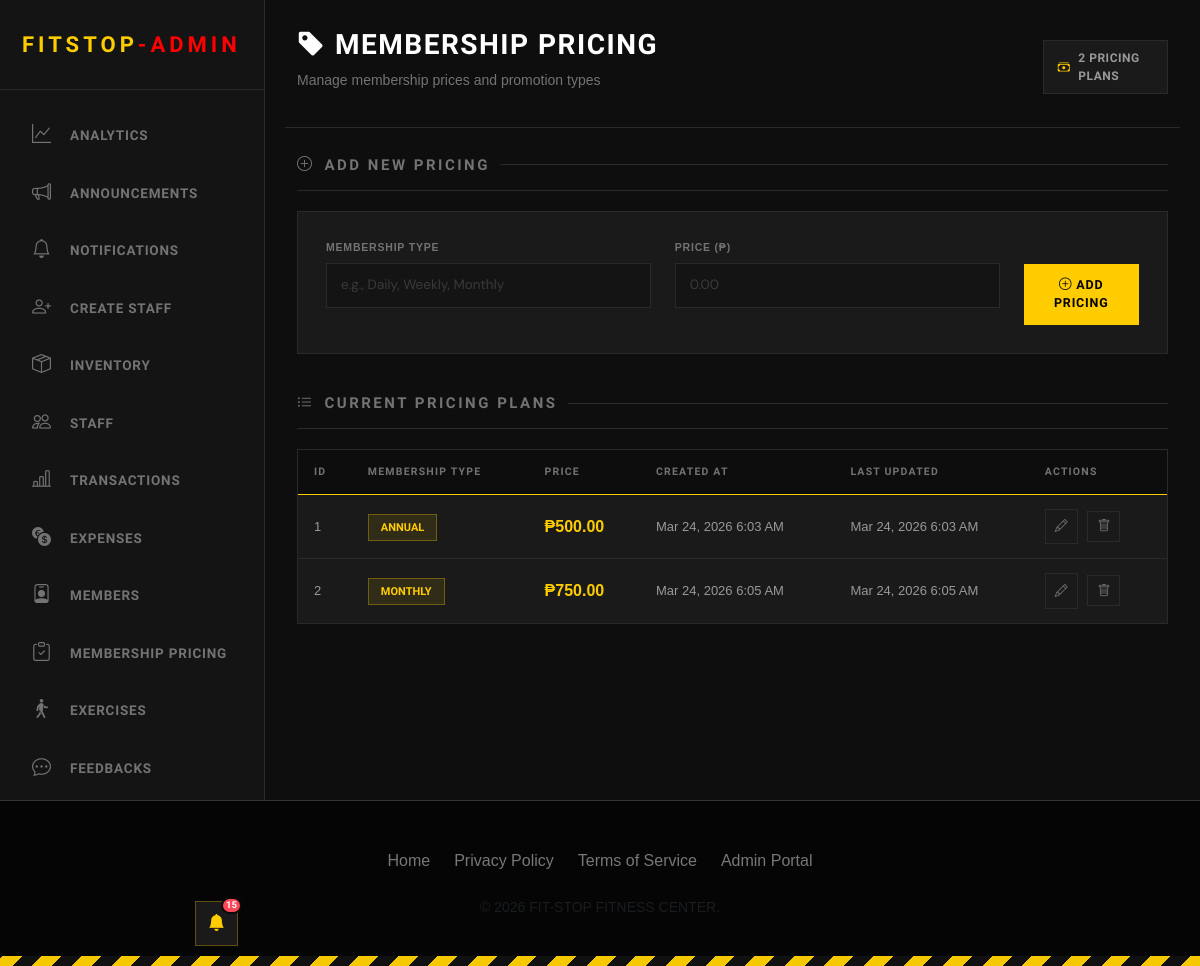
/admin/membership_pricing.php (signed in), run on an earlier commit of the app's database.
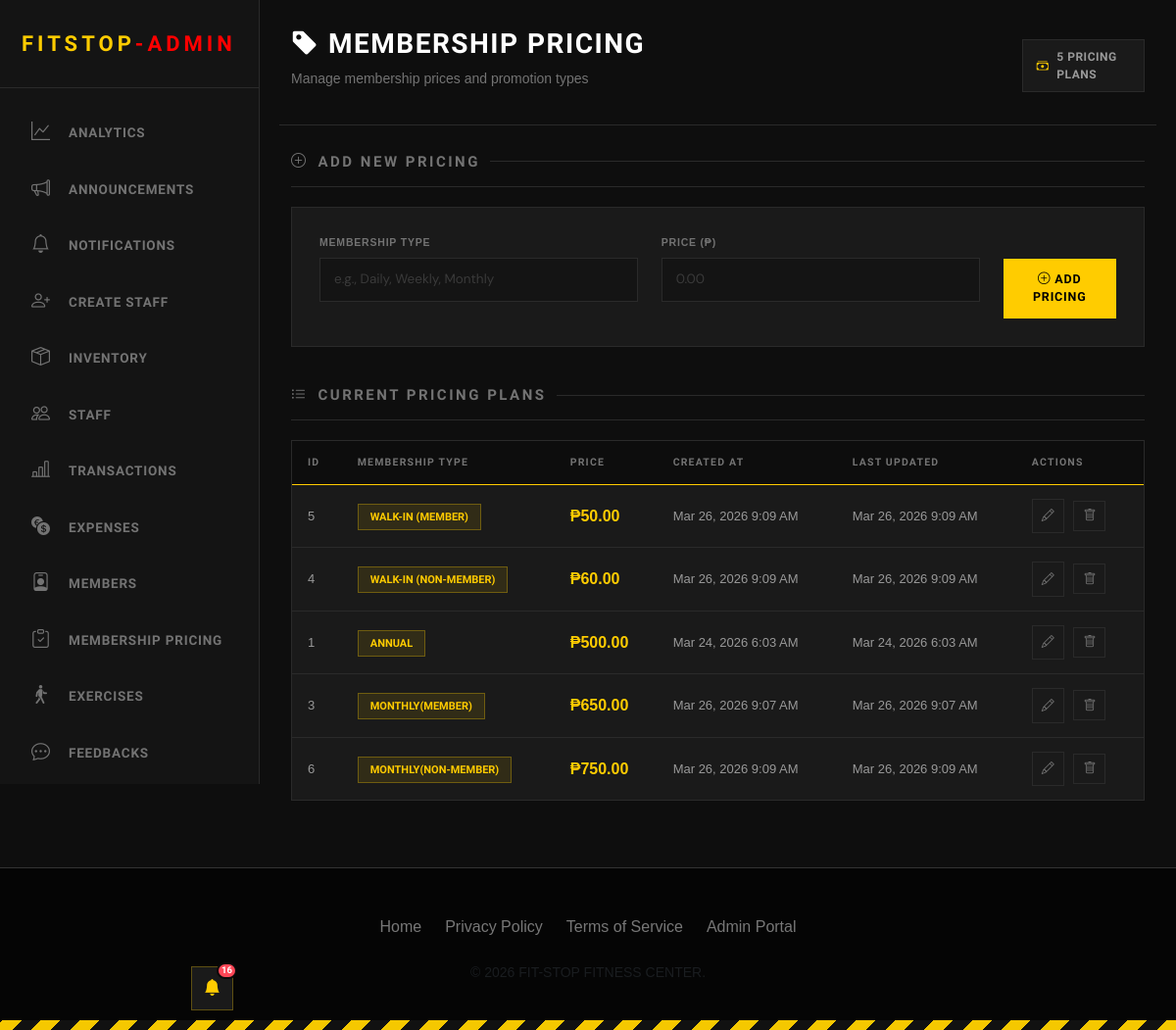
And on a later commit of the database.
### tables this page shows
CREATE TABLE membership_price (     m_price_id INTEGER PRIMARY KEY AUTOINCREMENT,     price REAL NOT NULL,       promo_type TEXT,     created_at DATETIME DEFAULT CURRENT_TIMESTAMP,     updated_at DATETIME DEFAULT CURRENT_TIMESTAMP );

### admin/membership_pricing.php (the view, shortened to what this page needs)
<?php
include("../Login/connection.php");
$stmt = $pdo->query("SELECT * FROM membership_price ORDER BY price ASC");
$pricing = $stmt->fetchAll();
?>
<!DOCTYPE html>
<html>
<head>
    <link rel="stylesheet" href="styles.css">
    <link rel="stylesheet" href="https://cdn.jsdelivr.net/npm/bootstrap-icons@1.11.0/font/bootstrap-icons.css">
    <link href="https://cdn.jsdelivr.net/npm/bootstrap@5.3.8/dist/css/bootstrap.min.css" rel="stylesheet"
>
</head>
<body>
    <?php include('includes/header_admin.php') ?>
    <div class="main-content">
        <div class="topbar row">
            <div class="topbar-left col-sm-12 col-xl-6">
                <h1><i class="bi bi-tag-fill"></i> Membership Pricing</h1>
                <p>Manage membership prices and promotion types</p>
            </div>
            <div class="topbar-right col-sm-12 col-xl-2 col-xl-offset-4">
                <div class="topbar-badge">
                    <i class="bi bi-cash-stack"></i>
                    <span><?php echo count($pricing); ?> Pricing Plans</span>
                </div>
            </div>
        </div>
        <section>
            <h2><i class="bi bi-plus-circle"></i> Add New Pricing</h2>
            <div class="registration-card">
                <form method="POST" id="addPricingForm">
                    <div class="row">
                        <div class="form-group col-sm-12 col-xl-5">
                            <label class="form-label">Membership Type</label>
                            <input type="text" name="promo_type" class="form-input text-only"
                                placeholder="e.g., Daily, Weekly, Monthly" maxlength="50" required>
                        </div>
                        <div class="form-group col-sm-12 col-xl-5">
                            <label class="form-label">Price (₱)</label>
                            <input type="text" name="price" class="form-input number-only" placeholder="0.00"
                                maxlength="10" required>
                        </div>
                        <div class="form-group col-sm-12 col-xl-2 mt-4">
                            <button type="submit" class="btn-primary">
                                <i class="bi bi-plus-circle"></i> Add Pricing
                            </button>
                        </div>
                    </div>
                </form>
            </div>
        </section>
        <section>
            <h2><i class="bi bi-list-ul"></i> Current Pricing Plans</h2>
            <div class="inventory-table">
                <table>
                    <thead>
                        <tr>
                            <th>ID</th>
                            <th>Membership Type</th>
                            <th>Price</th>
                            <th>Created At</th>
                            <th>Last Updated</th>
                            <th>Actions</th>
                        </tr>
                    </thead>
                    <tbody>
                        <?php if (count($pricing) > 0): ?>
                            <?php foreach ($pricing as $plan): ?>
                                <tr>
                                    <td><?php echo $plan['m_price_id']; ?></td>
                                    <td>
                                        <span
                                            style="padding: 6px 12px; background: rgba(255, 204, 0, 0.1); border: 1px solid rgba(255, 204, 0, 0.3); color: var(--hazard); font-weight: 700; text-transform: uppercase; font-size: 11px; font-family: 'Chakra Petch', sans-serif;">
                                            <?php echo htmlspecialchars($plan['promo_type']); ?>
                                        </span>
                                    </td>
                                    <td>
                                        <strong
                                            style="color: var(--hazard); font-size: 16px;">₱<?php echo number_format($plan['price'], 2); ?></strong>
                                    </td>
                                    <td><?php echo date('M d, Y g:i A', strtotime($plan['created_at'])); ?></td>
                                    <td><?php echo date('M d, Y g:i A', strtotime($plan['updated_at'])); ?></td>
                                    <td>
                                        <button class="btn-icon"
                                            onclick="editPrice(<?php echo htmlspecialchars(json_encode($plan)); ?>)">
                                            <i class="bi bi-pencil"></i>
                                        </button>
                                        <a href="?delete=<?php echo $plan['m_price_id']; ?>" class="btn-icon"
                                            onclick="return confirm('Delete this pricing plan?')">
                                            <i class="bi bi-trash"></i>
                                        </a>
                                    </td>
                                </tr>
                            <?php endforeach; ?>
                        <?php endif; ?>
                    </tbody>
                </table>
            </div>
        </section>
    </div>
    <?php include('includes/footer_admin.php') ?>
</body>
</html>

### admin/includes/header_admin.php (shortened to what this page needs)
<?php
include('../login/connection.php');
$unread_stmt = $pdo->query("SELECT COUNT(*) as count FROM notification_history WHERE is_read = 0");
$unread_count = $unread_stmt->fetch()['count'];
?>
<head>
    <link rel="stylesheet" href="../staff/staff.css">
    <link href="../styles.css" rel="stylesheet">
    <link rel="stylesheet" href="https://cdnjs.cloudflare.com/ajax/libs/font-awesome/6.4.0/css/all.min.css">
    <link rel="stylesheet" href="https://cdn.jsdelivr.net/npm/bootstrap-icons@1.11.0/font/bootstrap-icons.css">
</head>
<body>
    <div style="position: fixed; bottom: 20px; left: calc(var(--sidebar-w) - 70px); z-index: 1001;">
        <div class="notif-wrapper">
            <button class="notif-bell-btn" id="notifBellBtn">
                <i class="bi bi-bell-fill"></i>
                <?php if ($unread_count > 0): ?>
                    <span class="notif-badge"><?php echo $unread_count; ?></span>
                <?php endif; ?>
            </button>
        </div>
    </div>
    <div class="sidebar">
        <div class="sidebar-header">
            <span class="logo-text">FITSTOP<span style="color:red;">-ADMIN</span></span>
        </div>
        <ul class="menu">
            <li onclick="location.href='Admin_Landing_Page.php'"><i class="bi bi-graph-up"></i><span>Analytics</span>
            </li>
            <li onclick="location.href='create_announcement.php'"><i
                    class="bi bi-megaphone"></i><span>Announcements</span></li>
            <li onclick="location.href='notification.php'"><i class="bi bi-bell"></i><span>Notifications</span></li>
            <li onclick="location.href='create_staff.php'"><i class="bi bi-person-plus"></i><span>Create Staff</span>
            </li>
            <li onclick="location.href='view_inventory.php'"><i class="bi bi-box-seam"></i><span>Inventory</span></li>
            <li onclick="location.href='view_staff.php'"><i class="bi bi-people"></i><span>Staff</span></li>
            <li onclick="location.href='transaction.php'"><i class="bi bi-bar-chart-line"></i><span>Transactions</span>
            </li>
            <li onclick="location.href='expenses.php'"><i class="bi bi-currency-exchange"></i><span>Expenses</span>
            </li>
            <li onclick="location.href='view_members.php'"><i class="bi bi-person-badge"></i><span>Members</span></li>
            <li onclick="location.href='membership_pricing.php'"><i class="bi bi-clipboard-check"></i><span>Membership
                    Pricing</span></li>
            <li onclick="location.href='exercises.php'"><i class="bi bi-person-walking"></i><span>Exercises</span></li>
            <li onclick="location.href='view_feedback.php'"><i class="bi bi-chat-dots"></i><span>Feedbacks</span></li>
            <li onclick="document.getElementById('logoutForm').submit()"><span>Logout</span></li>
        </ul>
    </div>

### admin/includes/footer_admin.php (shortened to what this page needs)
    <footer>
        <div class="container text-center">
            <div class="d-flex justify-content-center gap-4 mb-4">
                <a href="../../index.php" class="footer-link">Home</a>
                <a href="../Login/DPA_Consent.php" class="footer-link">Privacy Policy</a>
                <a href="../Login/DPA_Consent.php" class="footer-link">Terms of Service</a>
                <?php if (!empty($_SESSION['user_type']) && $_SESSION['user_type'] === 'staff'): ?>
                    <a href="<?php echo $base_path ?? ''; ?>staff/staff.php" class="footer-link text-hazard">Staff Portal</a>
                <?php elseif (!empty($_SESSION['user_type']) && $_SESSION['user_type'] === 'admin'): ?>
                    <a href="Admin_Landing_Page.php" class="footer-link text-hazard">Admin Portal</a>
                <?php else: ?>
                    <a href="<?php echo $base_path ?? ''; ?>Login/Login_Page.php" class="footer-link text-hazard">Staff Portal</a>
                <?php endif; ?>
            </div>
            <p class="text-muted small mb-0">
                &copy; <?php echo date('Y'); ?> FIT-STOP FITNESS CENTER.
            </p>
        </div>
    </footer>
</body>
</html>

### admin/styles.css (style rules this page uses)
.text-hazard { color: var(--hazard-yellow); }
body { font-family: 'Chakra Petch'; background-color: #000000; background: url(...) no-repeat center center; }
.form-label { color: var(--hazard-yellow); }

### styles.css (style rules this page uses)
:root { --bg-void: #0a0a0a; --bg-surface: #141414; --bg-card: #1a1a1a; --hazard-yellow: #ffcc00; --text-primary: #ffffff; --text-muted: #a0a0a0; --border-industrial: 1px solid #333; }
body { background-color: var(--bg-void); color: var(--text-primary); font-family: "Inter", sans-serif; overflow-x: hidden; }
h1, h2, h3, h4, h5, .brand-font { font-family: "Chakra Petch", sans-serif; text-transform: uppercase; letter-spacing: 1px; }
.text-hazard { color: var(--hazard-yellow); }
footer { background: #050505; border-top: 1px solid #333; padding: 3rem 0; }
.footer-link { color: #777; text-decoration: none; transition: 0.2s; }
:root { --yellow: #f5c800; --yellow-dim: #c9a400; --dark: #0e0e0e; --dark2: #161616; --dark3: #1e1e1e; --border: #2a2a2a; --text: #d0d0d0; --text-muted: #737373; }
* { box-sizing: border-box; }
body { background-color: var(--dark); font-family: "Barlow", sans-serif; color: var(--text); min-height: 100vh; }
body::after { content: ""; display: block; height: 10px; background: repeating-linear-gradient( -45deg, var(--yellow) 0px, var(--yellow) 14px, #111 14px, #111 28px ); position: fixed; bottom: 0; left: 0; right: 0; z-index: 999; }

What changed in the data, as far as the page shows it:
removed membership_price: m_price_id "2", promo_type "MONTHLY", price "750.00", created_at "Mar 24, 2026 6:05 AM", updated_at "Mar 24, 2026 6:05 AM"
added membership_price: m_price_id "5", promo_type "WALK-IN (MEMBER)", price "50.00", created_at "Mar 26, 2026 9:09 AM", updated_at "Mar 26, 2026 9:09 AM"
added membership_price: m_price_id "4", promo_type "WALK-IN (NON-MEMBER)", price "60.00", created_at "Mar 26, 2026 9:09 AM", updated_at "Mar 26, 2026 9:09 AM"
added membership_price: m_price_id "3", promo_type "MONTHLY(MEMBER)", price "650.00", created_at "Mar 26, 2026 9:07 AM", updated_at "Mar 26, 2026 9:07 AM"
added membership_price: m_price_id "6", promo_type "MONTHLY(NON-MEMBER)", price "750.00", created_at "Mar 26, 2026 9:09 AM", updated_at "Mar 26, 2026 9:09 AM"
Also different on the page:
$unread_count: "15" → "16"
count($pricing): "2" → "5"
